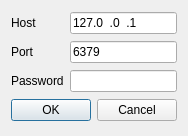
<?xml version="1.0" encoding="UTF-8"?>
<ui version="4.0">
 <class>Settings</class>
 <widget class="QDialog" name="Settings">
  <property name="geometry">
   <rect>
    <x>0</x>
    <y>0</y>
    <width>184</width>
    <height>136</height>
   </rect>
  </property>
  <property name="windowTitle">
   <string>Dialog</string>
  </property>
  <layout class="QGridLayout" name="gridLayout">
   <item row="0" column="0">
    <widget class="QLabel" name="lblHost">
     <property name="text">
      <string>Host</string>
     </property>
    </widget>
   </item>
   <item row="0" column="1">
    <widget class="QLineEdit" name="edtHost">
     <property name="inputMask">
      <string>000.000.000.000</string>
     </property>
     <property name="text">
      <string>127.0.0.1</string>
     </property>
    </widget>
   </item>
   <item row="1" column="0">
    <widget class="QLabel" name="lblPort">
     <property name="text">
      <string>Port</string>
     </property>
    </widget>
   </item>
   <item row="1" column="1">
    <widget class="QLineEdit" name="edtPort">
     <property name="inputMask">
      <string>000000</string>
     </property>
     <property name="text">
      <string>6379</string>
     </property>
     <property name="maxLength">
      <number>6</number>
     </property>
    </widget>
   </item>
   <item row="2" column="0">
    <widget class="QLabel" name="lblPassword">
     <property name="text">
      <string>Password</string>
     </property>
    </widget>
   </item>
   <item row="2" column="1">
    <widget class="QLineEdit" name="edtPassword">
     <property name="inputMethodHints">
      <set>Qt::ImhHiddenText|Qt::ImhNoAutoUppercase|Qt::ImhNoPredictiveText|Qt::ImhSensitiveData</set>
     </property>
     <property name="echoMode">
      <enum>QLineEdit::Password</enum>
     </property>
    </widget>
   </item>
   <item row="3" column="0" colspan="2">
    <widget class="QDialogButtonBox" name="buttonBox">
     <property name="orientation">
      <enum>Qt::Horizontal</enum>
     </property>
     <property name="standardButtons">
      <set>QDialogButtonBox::Cancel|QDialogButtonBox::Ok</set>
     </property>
    </widget>
   </item>
  </layout>
 </widget>
 <resources/>
 <connections>
  <connection>
   <sender>buttonBox</sender>
   <signal>accepted()</signal>
   <receiver>Settings</receiver>
   <slot>accept()</slot>
   <hints>
    <hint type="sourcelabel">
     <x>248</x>
     <y>254</y>
    </hint>
    <hint type="destinationlabel">
     <x>157</x>
     <y>274</y>
    </hint>
   </hints>
  </connection>
  <connection>
   <sender>buttonBox</sender>
   <signal>rejected()</signal>
   <receiver>Settings</receiver>
   <slot>reject()</slot>
   <hints>
    <hint type="sourcelabel">
     <x>316</x>
     <y>260</y>
    </hint>
    <hint type="destinationlabel">
     <x>286</x>
     <y>274</y>
    </hint>
   </hints>
  </connection>
 </connections>
</ui>
